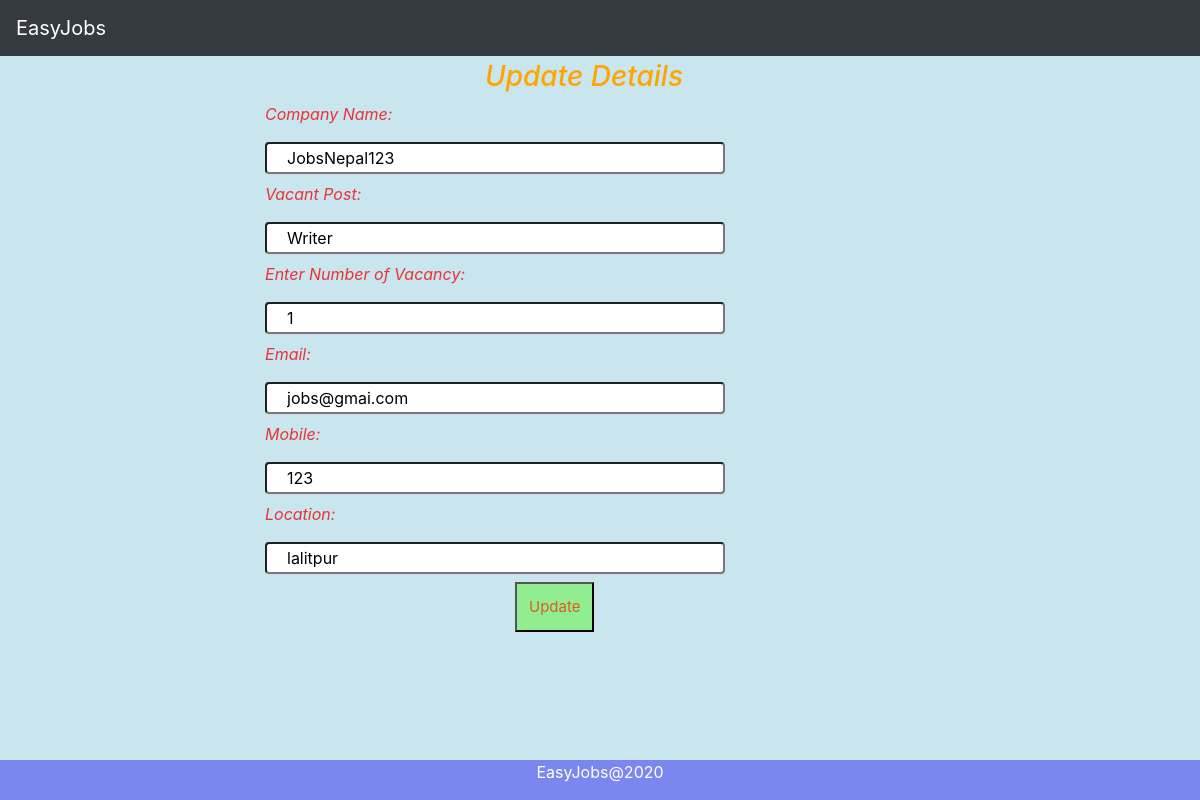
Screenshot of /edit/1 with the database file from the repository.
### easyjob/models.py (models this page shows, shortened)
class Company(models.Model):
    cCompanyName=models.CharField(max_length=100)
    cVacantPost=models.CharField(max_length=100)
    cVacancyNumber=models.IntegerField()
    cEmail=models.EmailField(max_length=100)
    cMobile=models.IntegerField()
    cLocation=models.CharField(max_length=50)
    objects= CompanyManager()
    class Meta:
        db_table="Company"

### easyjob/views.py (the view)
# urls.py: path('edit/<int:id>', views.edit),
def edit(request, id):
    employee = Company.objects.get(id=id)
    return render(request,'edit.html', {'employee':employee})

### templates/edit.html (shortened to what this page needs)
{% extends 'base.html' %}
{% load static %}
        {% block content %}
<head>
</head>
<body>
<form style="margin-top:60px;margin-left: 250px;" method="POST" class="post-form" action="/update/{{employee.id}}">
    <h3 style="margin-left:220px;  font-style: oblique; color: orange;">Update Details</h3>
    <label >Company Name:</label>  <br>
        <input type="text" name="cCompanyName" value="{{ employee.cCompanyName}}"/> <br>
    <label>Vacant Post:</label> <br>
        <input type="text" name="cVacantPost" value="{{ employee.cVacantPost }}" />  <br>
    <label>Enter Number of Vacancy:</label><br>
        <input type="number" name="cVacancyNumber" value="{{ employee.cVacancyNumber }}" /> <br>
    <label >Email:</label><br>
        <input type="email" name="cEmail" value="{{ employee.cEmail}}" /> <br>
    <label >Mobile:</label>  <br>
        <input type="number" name="cMobile" value="{{ employee.cMobile }}" />  <br>
    <label >Location:</label> <br>
        <input type="text" name="cLocation" value="{{ employee.cLocation }}" />  <br>
    <button type="submit">Update</button>
    </div>
{% endblock %}

### templates/edit.html (style rules this page uses)
input { width: 50%; padding: 2px 20px; margin: 8px 0; box-sizing: border-box; border-radius: 4px; }
button { color: rgb(219, 93, 35); padding: 12px; border: radius 13px; background-color: lightgreen; margin-left: 250px; font-size:15px ; }
label { color:rgb(235, 51, 51); font-style: oblique; }

### rows the page displays
Company: cCompanyName "JobsNepal123", cVacantPost "Writer", cVacancyNumber "1", cEmail "jobs@gmai.com", cMobile "123", cLocation "lalitpur"
